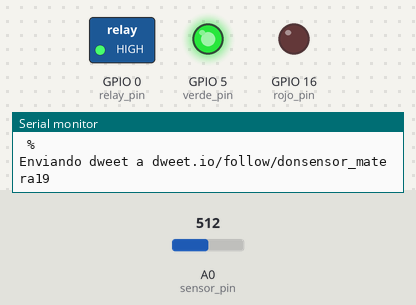
Simulated run of this sketch. Board: ESP8266 (NodeMCU). Parts: switched loads named in the sketch (green lamp = pin HIGH), output pins drawn as LEDs (lit = HIGH), the last lines printed to the serial monitor. The inputs (shaded band) are chosen by the test bench; at power-on: A0 (sensor_pin) = 512. WiFi joins after 1.5 s; servers stay silent unless stated; uploads are accepted with an empty reply.

Above: at 2.7 s.
2.8 s: A0 (sensor_pin) set to 740
11.1 s: A0 (sensor_pin) set to 773
At 19.2 s:
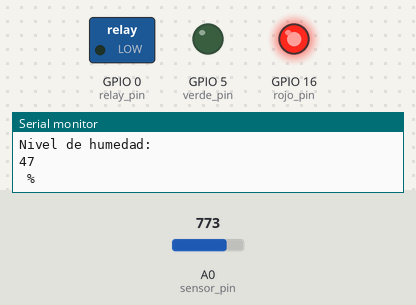
23.7 s: A0 (sensor_pin) set to 716
At 31.8 s:
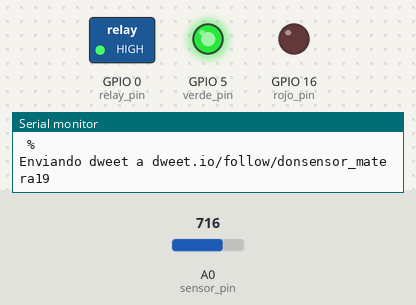
32.1 s: A0 (sensor_pin) set to 900
At 44.0 s:
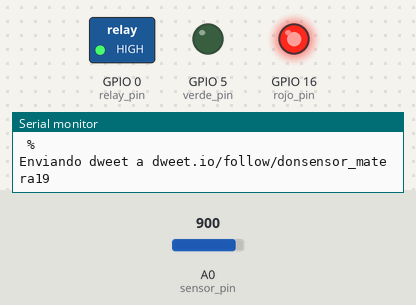
Timing chart, 0 to 45.4 s (numbered marks = the images above; inputs shaded):
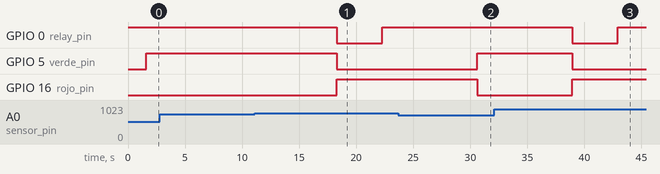

The sketch:

sensor_matera.ino
```cpp
#include <ESP8266WiFi.h>


/**
 * Datos del sensor de humedad YL-69
 **/
const int relay_pin = 0;
const int sensor_pin = A0;
const int rojo_pin = 16;
const int verde_pin = 5;
int sensor_data = 0;
int bomba = 0;
String arrayVariableNames[]={"Humedad","LedRojo","LedVerde","Bomba"};
int arrayVariableValues[]={10,0,0,0};

int numberVariables=sizeof(arrayVariableValues)/sizeof(arrayVariableValues[0]);


/**
 * Parametros para la red WIFI local y la URI Dweet.io
 **/
const char* ssid = "LaRed";
const char* password = "eslaclave";
const char* host= "dweet.io";
String sensor_name="donsensor_matera19"; // https://dweet.io/dweet/for/donsensor_matera19?estado


/**
 * Setup - Configuracion de WIFI Local
 **/
void setup() {

  Serial.begin(9600);

  //Iniciar LED's y Relay-Bomba
  pinMode(rojo_pin, OUTPUT);
  pinMode(verde_pin, OUTPUT);
  pinMode(relay_pin, OUTPUT);

  digitalWrite(relay_pin, HIGH);

  // Iniciar conexion WIFI
  Serial.println();
  Serial.println();
  Serial.print("Conectandose a  ");
  Serial.println(ssid);

  // Conectarse a red WIFI LAN
  WiFi.begin(ssid, password);
  int intentos = 0;
  while ((WiFi.status() != WL_CONNECTED) && (intentos < 15)) {
    intentos++;
    delay(500);
    Serial.print(".");
    }
  if(intentos>14){
    Serial.println(F("Conexion WIFI fallida!"));
    }
  if (WiFi.status() == WL_CONNECTED) {
    Serial.println(F("WIFI Conectado!"));
    Serial.println("Tu direccion IP: ");
    Serial.println(WiFi.localIP());
    Serial.println(F("======================================================"));
    }
  Serial.println(F("Config lista"));
}


/**
 * Loop - Main del sensor
 **/
void loop() {

	// Capturar datos
	sensor_data = analogRead(sensor_pin);
	int output_value = 0;
	output_value = map(sensor_data,1024,500,0,100);

  arrayVariableValues[0] = output_value;
  arrayVariableNames[0] = "Humedad";

  // Verificar data
  if (isnan(sensor_data)) {
    Serial.println("Error de lectura en el sensor YL-69");
    return;
  }

	Serial.println("Nivel de humedad: ");
	Serial.println(output_value);
	Serial.println(" %");

  int lrojo=-1, lverde=-1;

  //Verificar
  if(output_value <= 50 ){
    digitalWrite(rojo_pin, HIGH);
    digitalWrite(verde_pin, LOW);
    digitalWrite(relay_pin, LOW);
    delay(4000);
    digitalWrite(relay_pin, HIGH);

    lrojo=1;
    lverde=0;
    bomba=1;

    arrayVariableValues[1] = lrojo;
    arrayVariableNames[1] = "LedRojo";
    arrayVariableValues[2] = lverde;
    arrayVariableNames[2] = "LedVerde";
    arrayVariableValues[3] = bomba;
    arrayVariableNames[3] = "BombaON";

  }else{
    digitalWrite(verde_pin, HIGH);
    digitalWrite(rojo_pin, LOW);
    digitalWrite(relay_pin, HIGH);

    lrojo=0;
    lverde=1;
    bomba=0;

    arrayVariableValues[1] = lrojo;
    arrayVariableNames[1] = "LedRojo";
    arrayVariableValues[2] = lverde;
    arrayVariableNames[2] = "LedVerde";
    arrayVariableValues[3] = bomba;
    arrayVariableNames[3] = "BombaOFF";
  }

	// Enviar datos a dweet.io
  Serial.print("Enviando dweet a ");
  Serial.print(host);
  Serial.print("/follow/");
  Serial.print(sensor_name);
  Serial.println();

  // Creamos una URI para las peticiones
  // https://dweet.io/dweet/for/donsensor_matera19?estado
  enviarDweet(); //Conexion TCP y envio Dweet
  delay(2000);
}


/**
 * enviarDweet - Establecer conexion TCP para enviar el "dweet" a Dweet.io
 **/
void enviarDweet(){
	WiFiClient client;
	const int httpPort = 80;

  delay(5000);
	Serial.print("Esta conectandose a ");
	Serial.println(host);


	if (!client.connect(host, httpPort)){
		Serial.println("Conexion fallida a Dweet.io");
		return;
	}

	client.print(getDweetString());
	delay(10); //Esperar

  // Leemos todas las lineas desde la respuesta
	while (client.available()){
		String line = client.readStringUntil('\r');
		Serial.print(line);
	}
	Serial.println();
	Serial.println("Terminando conexion....");
}


/**
 * crearDweetString - Creacion del String con los datos para enviar a Dweet.io
 * Usar GET para postear en Dweet.io
 **/
String getDweetString(){
  int i = 0;

  // URI: https://dweet.io/dweet/for/donsensor_matera19?estado
  // sensor_name =  donsensor_matera19
  String dweetHttpGet="GET /dweet/for/";
  dweetHttpGet=dweetHttpGet+String(sensor_name)+"?";

  for(i=0;i<(numberVariables);i++){
    if(i==numberVariables-1){
      //the lastone doesnt have a "&" at the end
      dweetHttpGet=dweetHttpGet + String(arrayVariableNames[i]) + "=" + String(arrayVariableValues[i]);
    }
    else
      dweetHttpGet=dweetHttpGet + String(arrayVariableNames[i]) + "="+ String(arrayVariableValues[i]) + "&";
  }
  dweetHttpGet=dweetHttpGet+" HTTP/1.1\r\n"+
               "Host: " +
                 host +
               "\r\n" +
               "Conexion: terminada!!!\r\n\r\n";
  return dweetHttpGet;// Peticion HTTP con el String para enviar
}

/***
 *
 *
  String url = "/dweet/for/donsensor_matera19?estado";
  url += String(DHTPIN);

  // Envio la peticion
  Serial.print("URL de solicitud: ");
  Serial.println(url);
  client.print(String("GET ") + url + " HTTP/1.1\r\n" +
               "Host: " + host + "\r\n" +
               "Conexion: terminada!!!\r\n\r\n");
  unsigned long timeout = millis();
  while (client.available() == 0) {
    if (millis() - timeout > 5000) {
      Serial.println(">>> Tiempo de espera agotado!!!");
      client.stop();
      return;
    }
  }

  // Leemos todas las lineas desde la respuesta
  while(client.available()){
    String line = client.readStringUntil('\r');
    Serial.print(line);
  }

  // Cerramos la conexion
  Serial.println();
  Serial.println("Cerrando conexion");

***/
```

Measured:
- the behaviour switches between 754 and 755 on A0 (sensor_pin) (found by bisection; images 0 and 1)
- after the input at 11.1 s, GPIO 0 (relay_pin): HIGH → LOW after 7.2 s, → HIGH 4.0 s later; GPIO 5 (verde_pin): HIGH → LOW after 7.2 s; GPIO 16 (rojo_pin): LOW → HIGH after 7.2 s
- after the input at 23.7 s, GPIO 0 (relay_pin): stays HIGH (without the input it goes to LOW after 6.9 s); GPIO 5 (verde_pin): LOW → HIGH after 6.9 s; GPIO 16 (rojo_pin): HIGH → LOW after 6.9 s
- after the input at 32.1 s, GPIO 0 (relay_pin): HIGH → LOW after 6.8 s, → HIGH 4.0 s later; GPIO 5 (verde_pin): HIGH → LOW after 6.8 s; GPIO 16 (rojo_pin): LOW → HIGH after 6.8 s
